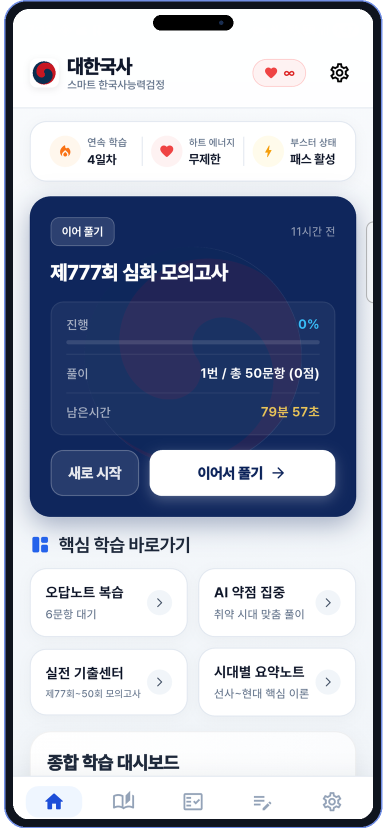
#> input picture korea_history_quiz/iphone_mockups/iphone_01_home.png, 772 x 1656 px (shown at 1/2 size)
$ python -i build_fresh_real_mockups.py   (imports and definitions only)
#> lines starting #> are read from the running program, lines starting #| are printed output that depends on the picture
import os
from PIL import Image, ImageDraw, ImageFilter

MOCKUP_DIR = "d:/097.flutter_project/auto_portfolio/korea_history_quiz/assets/iphone_mockups"
STANDARD_DIR = "d:/097.flutter_project/auto_portfolio/korea_history_quiz/iphone_mockups"
BRAIN_DIR = r"C:\Users\coyot\.gemini\antigravity\brain\1ef9de17-1396-4a70-8442-94124acd932e"

# [2 lines not run here, left out]

# 7 distinct production screens from simulator (904 x 2316 Light Mode)
RAW_SCREENS = {
    'mockup_01_home.png': os.path.join(BRAIN_DIR, 'real_test_03_home_allowed.png'),
    'mockup_02_exam.png': os.path.join(BRAIN_DIR, 'real_test_13_exam_center.png'),
    'mockup_03_quiz.png': os.path.join(BRAIN_DIR, 'real_test_32_opt3_center.png'),
    'mockup_04_commentary.png': os.path.join(BRAIN_DIR, 'real_test_33_commentary.png'),
    'mockup_05_study.png': os.path.join(BRAIN_DIR, 'real_test_18_study_tab.png'),
    'mockup_06_notes.png': os.path.join(BRAIN_DIR, 'device_incorrect_hub_sheet.png'),
    'mockup_07_settings.png': os.path.join(BRAIN_DIR, 'real_test_04_settings.png'),
}

def make_pristine_light_phone_mockup(screen_path, target_screen_w=720):
#> called with screen_path = 'iphone_mockups/iphone_01_home.png', target_screen_w = 720
    screen = Image.open(screen_path).convert('RGBA')
#> screen is the input picture: PIL image 772x1656 RGBA; mean R, G, B, A 156.2, 163.5, 182.1, 248.7

    # 1. Clean bottom navigation bar area and draw crisp native home indicator
    sample_y = screen.height - 120
#> sample_y = 1536
    bg_sample = screen.getpixel((screen.width // 2, sample_y))
#> bg_sample = (247, 248, 250, 255)
    if len(bg_sample) == 4 and bg_sample[3] == 0:
        bg_col = (255, 255, 255, 255)
    else:
        bg_col = (bg_sample[0], bg_sample[1], bg_sample[2], 255)
#> bg_col = (247, 248, 250, 255)

    s_draw = ImageDraw.Draw(screen)
    # Clear bottom edge
    s_draw.rectangle([0, screen.height - 90, screen.width, screen.height], fill=bg_col)

    # Draw sleek dark slate home indicator
    bar_w_raw = 260
    bar_h_raw = 8
    bar_y_raw = screen.height - 36
#> bar_y_raw = 1620
    bar_col_raw = (30, 41, 59, 210) # Slate-800 Indicator
    s_draw.rounded_rectangle(
        [(screen.width - bar_w_raw) // 2, bar_y_raw, (screen.width + bar_w_raw) // 2, bar_y_raw + bar_h_raw],
        radius=4, fill=bar_col_raw
    )

    sw = target_screen_w
    target_sh = 1620 # 9:20 flagship phone ratio (720 x 1620)

    scale = sw / screen.width
#> scale = 0.933
    new_w = sw
    new_h = int(round(screen.height * scale))
#> new_h = 1544
    screen_scaled = screen.resize((new_w, new_h), Image.Resampling.LANCZOS)
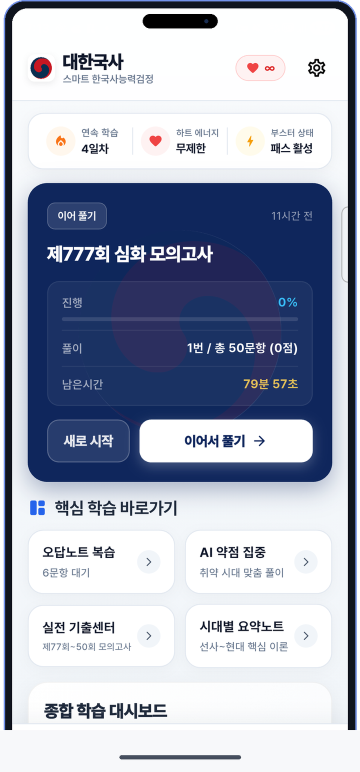
#> screen_scaled: PIL image 720x1544 RGBA (shown at 1/2 size); mean R, G, B, A 159.1, 166.5, 185.4, 249.2; transparent parts drawn white

    if new_h <= target_sh:
        screen_resized = Image.new('RGBA', (sw, target_sh), bg_col)
        paste_y = (target_sh - new_h) // 2
#> paste_y = 38
        screen_resized.paste(screen_scaled, (0, paste_y))
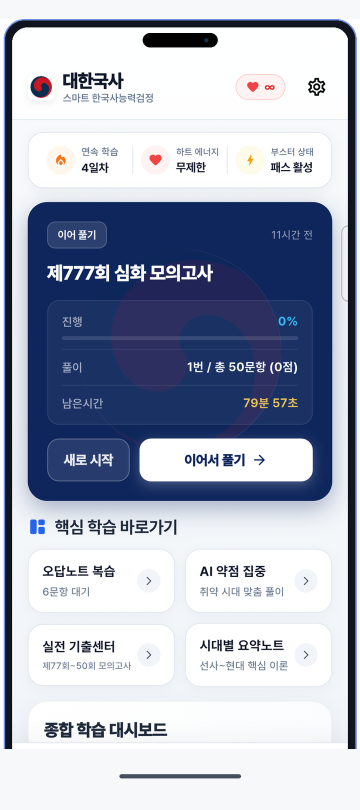
#> screen_resized: PIL image 720x1620 RGBA (shown at 1/2 size); mean R, G, B, A 163.2, 170.3, 188.4, 249.5; transparent parts drawn white
    else:
        screen_resized = screen_scaled.crop((0, 0, sw, target_sh))

    sh = target_sh
    bezel = 18 # Ultra-slim bezel
    dev_w = sw + bezel * 2
    dev_h = sh + bezel * 2

    pad_side = 8
    canvas_w = dev_w + pad_side * 2
    canvas_h = dev_h

    device = Image.new('RGBA', (canvas_w, canvas_h), (0, 0, 0, 0))
#> device: PIL image 772x1656 RGBA; every value is 0
    d_draw = ImageDraw.Draw(device)

    ox = pad_side
    oy = 0

    # Outer Frame: Midnight Titanium with subtle Cobalt Edge (#1D4ED8)
    d_draw.rounded_rectangle([ox, oy, ox + dev_w, oy + dev_h], radius=44, fill=(24, 28, 40, 255), outline=(29, 78, 216, 160), width=3)
    # Inner bezel
    d_draw.rounded_rectangle([ox + 4, oy + 4, ox + dev_w - 4, oy + dev_h - 4], radius=40, fill=(15, 20, 30, 255))

    # Screen Mask
    mask = Image.new('L', (sw, sh), 0)
#> mask: PIL image 720x1620 L; every value is 0
    m_draw = ImageDraw.Draw(mask)
    m_draw.rounded_rectangle([0, 0, sw, sh], radius=32, fill=255)

    screen_x = ox + bezel
    screen_y = oy + bezel
    device.paste(screen_resized, (screen_x, screen_y), mask)
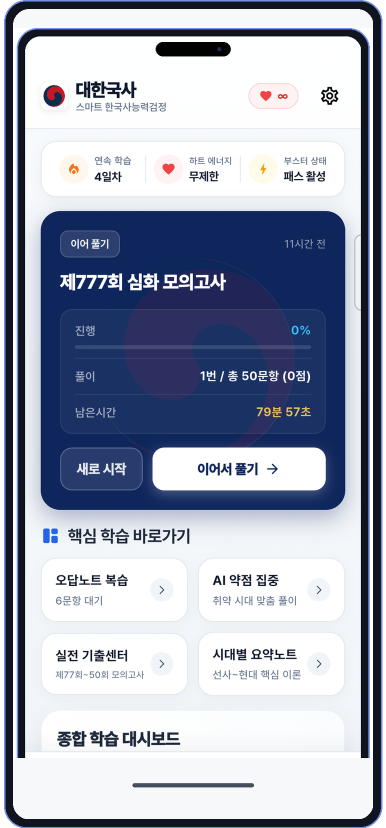
#> device: PIL image 772x1656 RGBA (shown at 1/2 size); mean R, G, B, A 149.9, 157.2, 175.8, 243.7; transparent parts drawn white

    # Top Dynamic Island Pill
    pill_w = 160
    pill_h = 30
    pill_x0 = ox + (dev_w - pill_w) // 2
    pill_y0 = screen_y + 12
    d_draw.rounded_rectangle([pill_x0, pill_y0, pill_x0 + pill_w, pill_y0 + pill_h], radius=15, fill=(0, 0, 0, 255))

    # Camera Reflection
    lens_r = 4
    d_draw.ellipse([pill_x0 + pill_w - 24 - lens_r, pill_y0 + 15 - lens_r, pill_x0 + pill_w - 24 + lens_r, pill_y0 + 15 + lens_r], fill=(25, 45, 80, 255))

    return device

# [9 lines not run here, left out]

# Standard directory mapping for slide generator
mappings = {
    'iphone_01_home.png': 'mockup_01_home.png',
    'iphone_02_sim.png': 'mockup_02_exam.png',
    'iphone_03_target.png': 'mockup_03_quiz.png',
    'iphone_04_report.png': 'mockup_04_commentary.png',
    'iphone_05_dark_home.png': 'mockup_05_study.png',
    'iphone_06_dark_settings.png': 'mockup_06_notes.png',
    'iphone_07_settings.png': 'mockup_07_settings.png',
    'iphone_08_voice.png': 'mockup_02_exam.png', # distinct exam center
}

# [8 lines not run here, left out]

>>> result = make_pristine_light_phone_mockup('iphone_mockups/iphone_01_home.png')

$ run again, on korea_history_quiz/iphone_mockups/iphone_04_ai.png
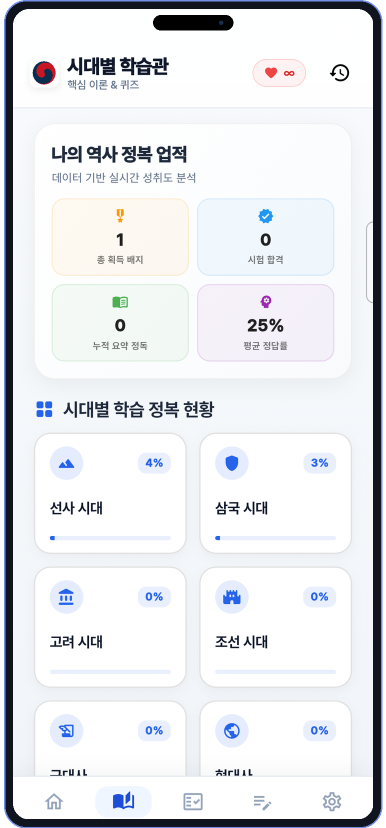
#> input picture korea_history_quiz/iphone_mockups/iphone_04_ai.png, 772 x 1656 px (shown at 1/2 size)
#> in make_pristine_light_phone_mockup, screen is the input picture: PIL image 772x1656 RGBA; mean R, G, B, A 221.5, 223.8, 228.2, 248.7
#> bg_sample = (234, 238, 243, 255)
#> in make_pristine_light_phone_mockup, `screen_resized.paste(screen_scaled, (0, paste_y))`:
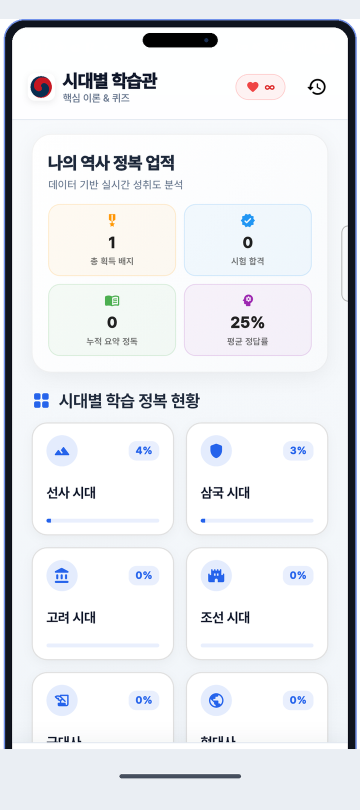
#> screen_resized: PIL image 720x1620 RGBA (shown at 1/2 size); mean R, G, B, A 224.2, 226.8, 231.6, 249.5; transparent parts drawn white
#> mask: PIL image 720x1620 L; every value is 0
#> in make_pristine_light_phone_mockup, `device.paste(screen_resized, (screen_x, screen_y), mask)`:
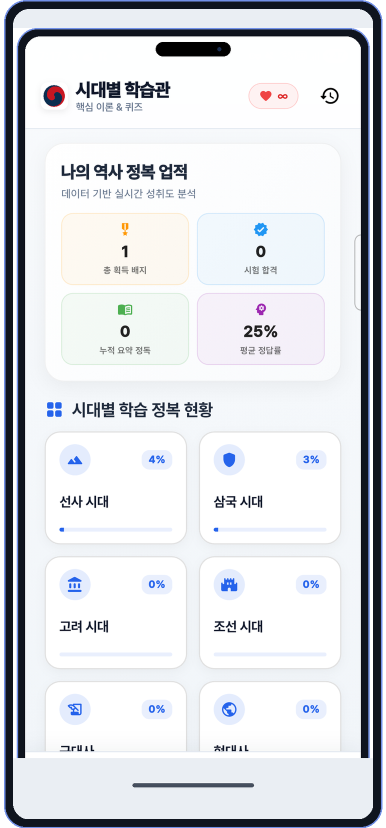
#> device: PIL image 772x1656 RGBA (shown at 1/2 size); mean R, G, B, A 205.6, 208.8, 215.2, 243.7; transparent parts drawn white

$ run again, on korea_history_quiz/iphone_mockups/iphone_05_watermark.png
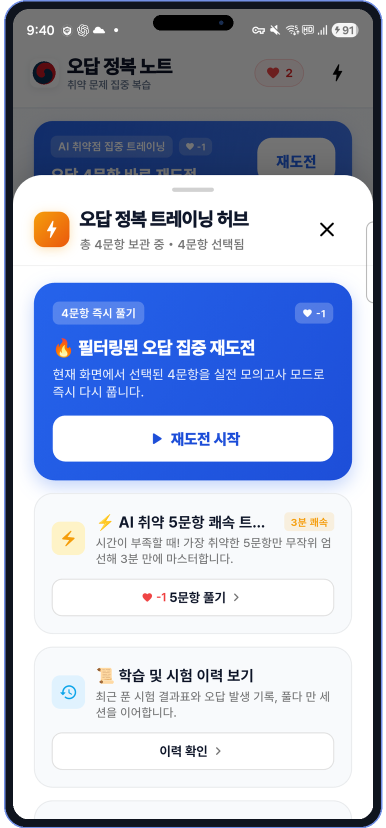
#> input picture korea_history_quiz/iphone_mockups/iphone_05_watermark.png, 772 x 1656 px (shown at 1/2 size)
#> in make_pristine_light_phone_mockup, screen is the input picture: PIL image 772x1656 RGBA; mean R, G, B, A 164.1, 174.1, 198.9, 248.7
#> bg_sample = (255, 255, 255, 255)
#> in make_pristine_light_phone_mockup, `screen_resized.paste(screen_scaled, (0, paste_y))`:
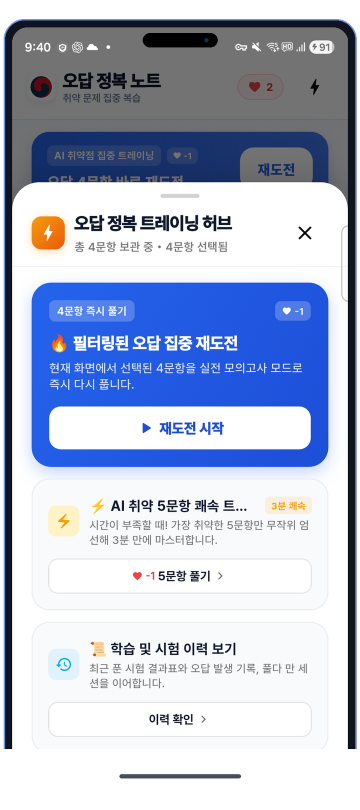
#> screen_resized: PIL image 720x1620 RGBA (shown at 1/2 size); mean R, G, B, A 171.3, 181, 204.9, 249.5; transparent parts drawn white
#> mask: PIL image 720x1620 L; every value is 0
#> in make_pristine_light_phone_mockup, `device.paste(screen_resized, (screen_x, screen_y), mask)`:
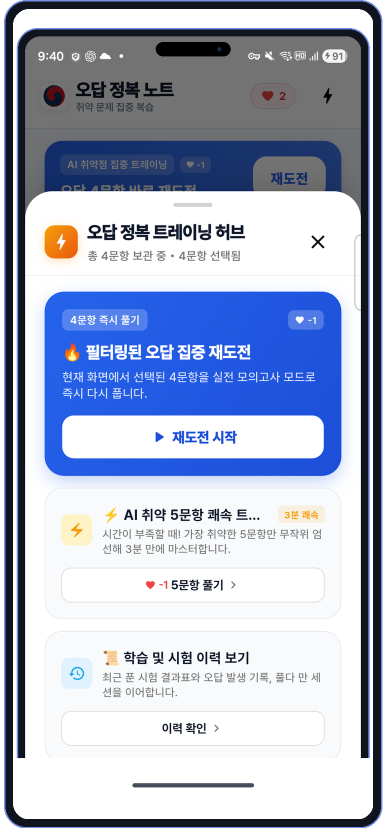
#> device: PIL image 772x1656 RGBA (shown at 1/2 size); mean R, G, B, A 157.3, 167, 190.8, 243.7; transparent parts drawn white
